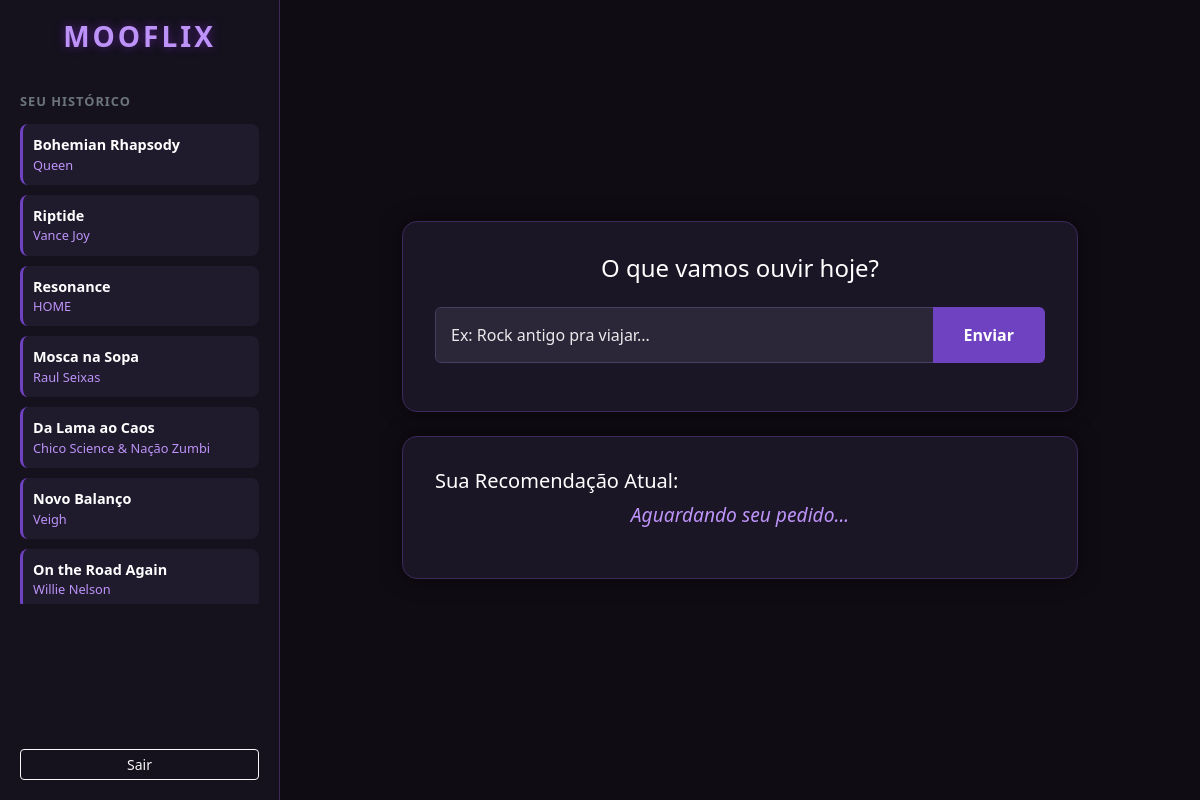
The app's page /dashboard (signed in) with its own data.
### tables this page shows
CREATE TABLE sugestoes (
    id INTEGER NOT NULL PRIMARY KEY AUTOINCREMENT,
    id_usuario INTEGER NOT NULL,
    nome_musica VARCHAR(200) NOT NULL,
    artista VARCHAR(200), 
    data_sugestao DATETIME DEFAULT CURRENT_TIMESTAMP,
    FOREIGN KEY (id_usuario) REFERENCES usuarios(id)
);

### main.py (the view, shortened to what this page needs)
@app.route('/dashboard', methods=['GET', 'POST'])
def dashboard():
    if 'id_usuario' not in session:
        return redirect(url_for('login'))
    sugestao_resposta = None
    id_logado = session['id_usuario']
    conn = get_db_connection()
    historico_db = conn.execute('SELECT * FROM sugestoes WHERE id_usuario = ? ORDER BY id DESC LIMIT 10', (id_logado,)).fetchall()
    conn.close()
    return render_template("Principal/principal.html", sugestao=sugestao_resposta, historico=historico_db)

### main.py (called while the page is built)
def get_db_connection():
    conn = sqlite3.connect('banco.db')
    conn.row_factory = sqlite3.Row
    return conn

### templates/Principal/principal.html (shortened to what this page needs)
<!DOCTYPE html>
<html lang="pt-br">
<head>
    <link href="https://cdn.jsdelivr.net/npm/bootstrap@5.3.3/dist/css/bootstrap.min.css" rel="stylesheet">
    <link rel="stylesheet" href="{{ url_for('static', filename='principal_estilo.css') }}">
</head>
<body>
    <div class="dashboard-wrapper">
        <nav class="sidebar">
            <div class="sidebar-header">
                <h3>MOOFLIX</h3>
            </div>
            <div class="history-section">
                <h6>SEU HISTÓRICO</h6>
                <ul>
                    {% for item in historico %}
                    <li>
                        <span class="music-name">{{ item['nome_musica'] }}</span>
                        <span class="artist-name">{{ item['artista'] }}</span>
                    </li>
                    {% else %}
                    <li style="color: #666;">Nada por aqui ainda...</li>
                    {% endfor %}
                </ul>
            </div>
            <div class="logout-section">
                <a href="/login" class="btn btn-outline-light btn-sm w-100">Sair</a>
            </div>
        </nav>
        <main class="main-content">
            <div class="container">
                <div class="row justify-content-center">
                    <div class="col-md-10">
                        <div class="card-custom mb-4">
                            <h4 class="text-center mb-4">O que vamos ouvir hoje?</h4>
                            <form action="/dashboard" method="POST">
                                <div class="input-group mb-3">
                                    <input type="text" name="gosto_usuario" class="form-control input-neon" placeholder="Ex: Rock antigo pra viajar..." required>
                                    <button class="btn btn-roxo" type="submit">Enviar</button>
                                </div>
                            </form>
                        </div>
                        <div class="response-box">
                            <h5 class="response-title">Sua Recomendação Atual:</h5>
                            <div class="response-content">
                                <p class="highlight-text">
                                    {{ sugestao if sugestao else "Aguardando seu pedido..." }}
                                </p>
                            </div>
                        </div>
                    </div>
                </div>
            </div>
        </main>
    </div>
</body>
</html>

### static/principal_estilo.css (style rules this page uses)
body { background-color: #0f0c13; color: #ffffff; font-family: 'Segoe UI', sans-serif; margin: 0; overflow-x: hidden; }
.dashboard-wrapper { display: flex; min-height: 100vh; }
.sidebar { width: 280px; background-color: #15121e; border-right: 1px solid #3c2a5c; padding: 20px; display: flex; flex-direction: column; position: fixed; height: 100vh; }
.sidebar-header h3 { color: #bd93f9; font-weight: bold; letter-spacing: 3px; text-align: center; margin-bottom: 40px; text-shadow: 0 0 10px rgba(138, 43, 226, 0.5); }
.history-section h6 { color: #6c757d; font-size: 0.8rem; font-weight: bold; letter-spacing: 1px; margin-bottom: 15px; }
.history-section ul { list-style: none; padding: 0; overflow-y: auto; max-height: 60vh; }
.history-section li { background-color: #1f1b2d; margin-bottom: 10px; padding: 10px; border-radius: 8px; border-left: 3px solid #6f42c1; font-size: 0.9rem; }
.music-name { display: block; font-weight: bold; color: #fff; }
.artist-name { display: block; font-size: 0.8rem; color: #bd93f9; }
.logout-section { margin-top: auto; }
.main-content { flex: 1; margin-left: 280px; padding: 40px; display: flex; align-items: center; }
.card-custom, .response-box { background-color: #1a1625; border: 1px solid #3c2a5c; border-radius: 15px; padding: 2rem; box-shadow: 0 0 20px rgba(0,0,0,0.5); }
.input-neon { background-color: #2b2638 !important; border: 1px solid #483d63; color: #fff !important; padding: 15px; }
.input-neon::placeholder { color: #ffffff !important; opacity: 0.9; }
.btn-roxo { background-color: #6f42c1; color: white; font-weight: bold; padding: 0 30px; }
.highlight-text { font-size: 1.2rem; color: #bd93f9; font-style: italic; text-align: center; }

### records on screen
sugestoes: nome_musica "Bohemian Rhapsody", artista "Queen"
sugestoes: nome_musica "Riptide", artista "Vance Joy"
sugestoes: nome_musica "Resonance", artista "HOME"
sugestoes: nome_musica "Mosca na Sopa", artista "Raul Seixas"
sugestoes: nome_musica "Da Lama ao Caos", artista "Chico Science & Nação Zumbi"
sugestoes: nome_musica "Novo Balanço", artista "Veigh"
sugestoes: nome_musica "On the Road Again", artista "Willie Nelson"

### other values on screen
{{ sugestao if sugestao else "Aguardando seu pedido..." }} "Aguardando seu pedido..."
